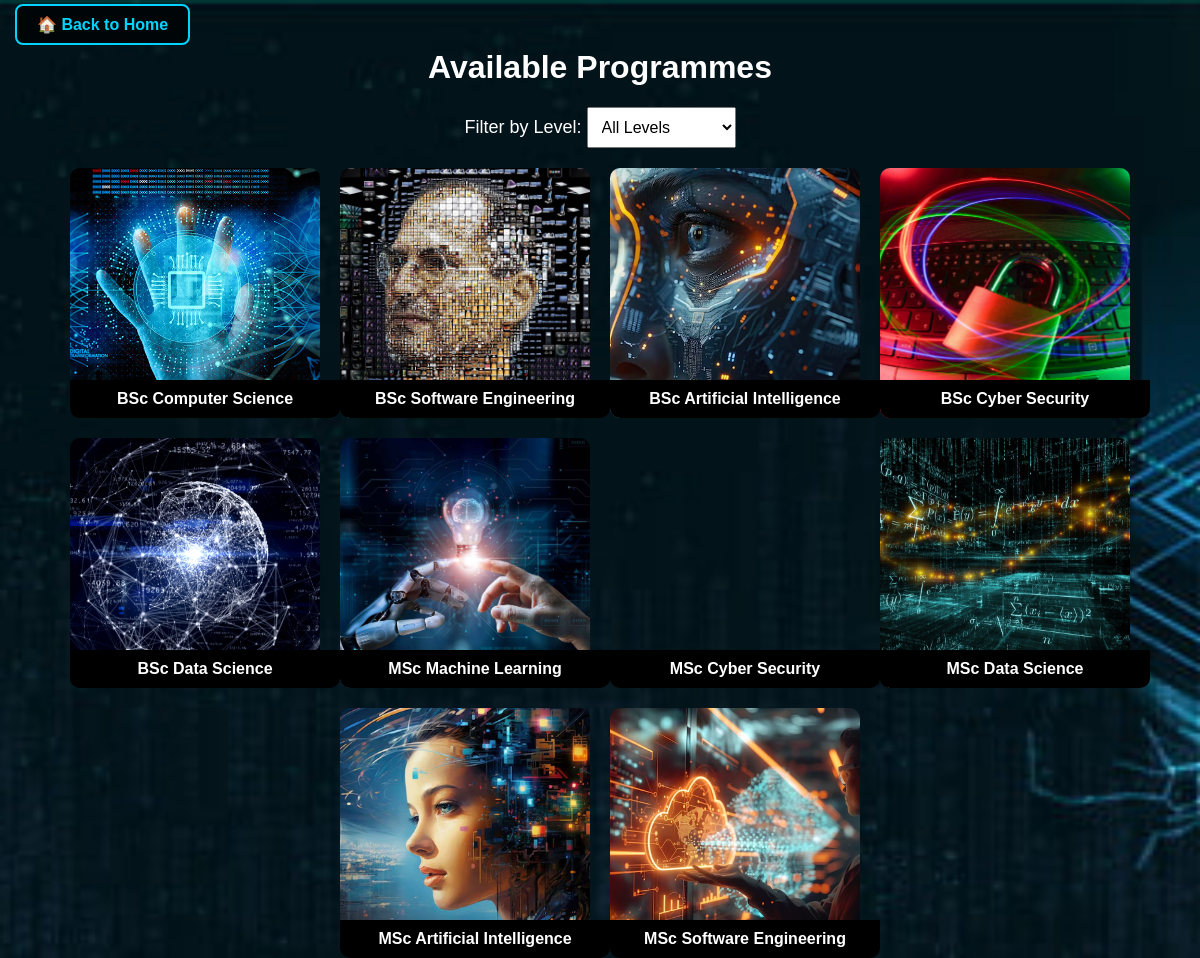
The app's page /student_dashboard.php with its own data.
### tables this page shows
CREATE TABLE `programmes` (
  `ProgrammeID` int(11) NOT NULL,
  `ProgrammeName` text NOT NULL,
  `LevelID` int(11) DEFAULT NULL,
  `ProgrammeLeaderID` int(11) DEFAULT NULL,
  `Description` text DEFAULT NULL,
  `Image` text DEFAULT NULL,
  `Status` varchar(20) DEFAULT 'Published'
);

### student_dashboard.php (the view, shortened to what this page needs)
<?php
include "connect.php";
$programmes_query = "SELECT p.*, l.LevelName
                     FROM programmes p
                     JOIN levels l ON p.LevelID = l.LevelID";
$programmes_result = mysqli_query($conn, $programmes_query);
$defaultImage = "uploads/default.jpg";
?>
<!DOCTYPE html>
<html lang="en">
<head>
</head>
<body>
    <div class="top-nav">
        <a href="index.php" class="back-btn">🏠 Back to Home</a>
    </div>
    <div class="container">
        <h1>Available Programmes</h1>
        <div class="filter-section">
            <label for="level">Filter by Level:</label>
            <select id="level" onchange="filterProgrammes()" style="padding: 10px; font-size: 16px;">
                <option value="all">All Levels</option>
            </select>
        </div>
        <div class="programme-grid">
            <?php while ($programme = mysqli_fetch_assoc($programmes_result)) {
                $programmeName = trim($programme['ProgrammeName']);
                $imageName = $programme['Image'];
                if ($programmeName === "BSc Artificial Intelligence") {
                    $image = "uploads/ai3.avif";
                } else {
                    $image = (!empty($imageName) && file_exists("uploads/$imageName")) ? "uploads/$imageName" : $defaultImage;
                }
            ?>
                <div class="programme-card" data-level="<?= $programme['LevelName']; ?>" onclick="redirectToDetails(<?= $programme['ProgrammeID']; ?>)" style="background-image: url('<?= $image; ?>');">
                    <div class="info"><?= $programme['ProgrammeName']; ?></div>
                </div>
            <?php } ?>
        </div>
    </div>
</body>
</html>

### student_dashboard.php (style rules this page uses)
body { background: url('uploads/a.jpg') no-repeat center center fixed; background-size: cover; font-family: Arial, sans-serif; color: white; margin: 0; padding: 0; }
.container { width: 90%; margin: auto; text-align: center; }
.top-nav { text-align: left; margin: 15px; }
.back-btn { background-color: rgba(0, 0, 0, 0.7); color: #00d4ff; padding: 10px 20px; border: 2px solid #00d4ff; border-radius: 8px; font-size: 16px; text-decoration: none; font-weight: bold; transition: 0.3s; }
h1 { margin-top: 10px; }
.filter-section { margin-bottom: 20px; font-size: 18px; }
.programme-grid { display: flex; flex-wrap: wrap; justify-content: center; gap: 20px; }
.programme-card { width: 250px; height: 250px; background-size: cover; background-position: center; border-radius: 10px; position: relative; cursor: pointer; transition: 0.3s; }
.programme-card .info { position: absolute; bottom: 0; width: 100%; background: black; padding: 10px; color: white; text-align: center; border-radius: 0 0 10px 10px; font-weight: bold; }

### records on screen
programmes: Image (picture), ProgrammeName "BSc Computer Science"
programmes: Image (picture), ProgrammeName "BSc Software Engineering"
programmes: shows a picture, ProgrammeName "BSc Artificial Intelligence"
programmes: Image (picture), ProgrammeName "BSc Cyber Security"
programmes: Image (picture), ProgrammeName "BSc Data Science"
programmes: Image (picture), ProgrammeName "MSc Machine Learning"
programmes: ProgrammeName "MSc Cyber Security"
programmes: Image (picture), ProgrammeName "MSc Data Science"
programmes: Image (picture), ProgrammeName "MSc Artificial Intelligence"
programmes: Image (picture), ProgrammeName "MSc Software Engineering"
